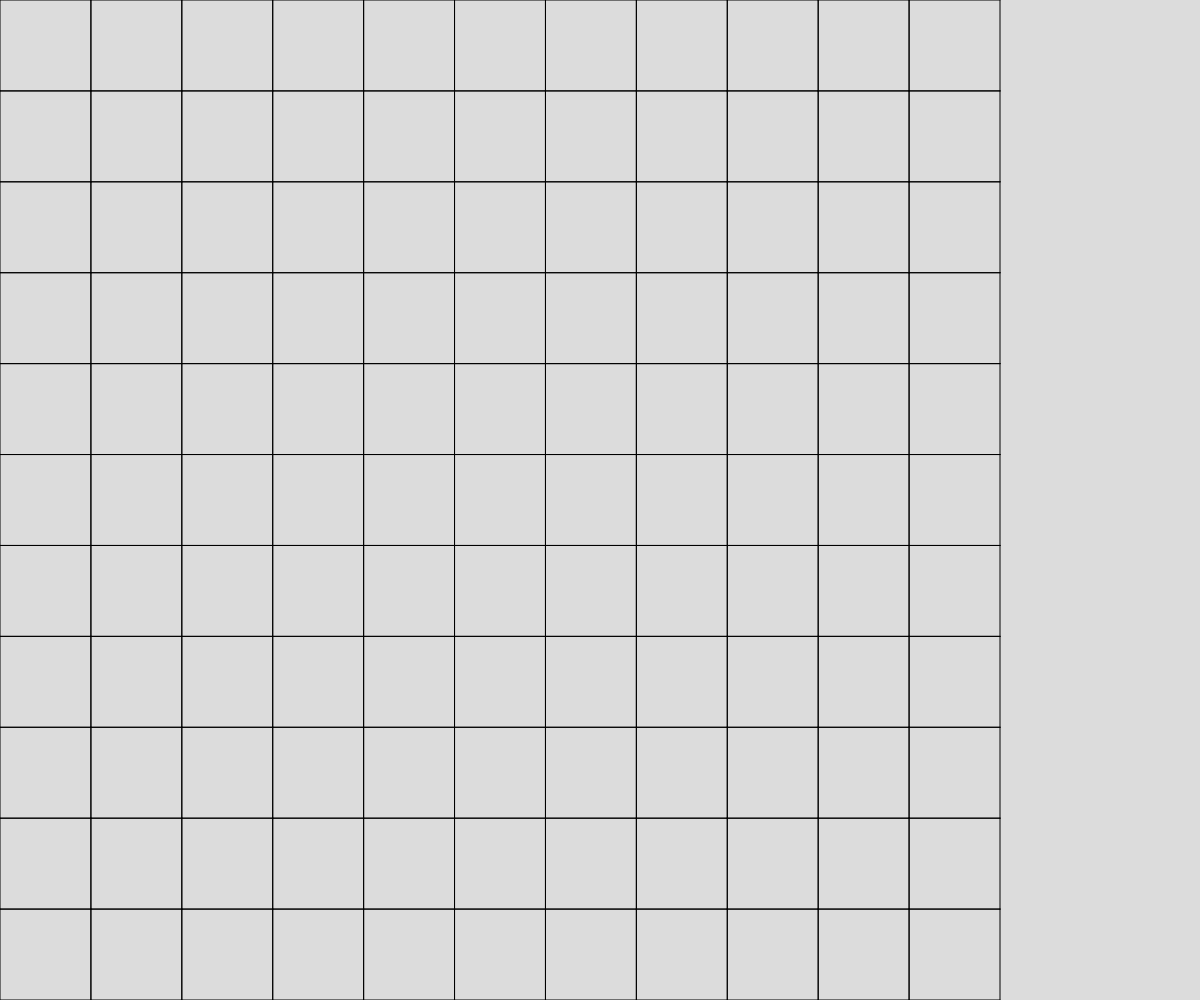
Frame 1 (no input)
Frame 60 (no input): identical to frame 1, image omitted
Frame 120 (the mouse pressed at the canvas centre since frame 60): identical to frame 1, image omitted

The p5.js sketch that drew this single still picture (run headless with seeded random() and noise() and a simulated clock; from frame 60 on, the mouse is pressed at the canvas centre):

// p5.js sketch
// ── sketch.js
// 2d-array assignment
// Faith
// april 6th
//
// Extra for Experts:
//
/////////////////////////////////////////////////////////

const ROWS = 11;
const COLS = 11;
let grid;
let cellSize;

let visited = [];
let neibours = [];


let current;
let oldSpot;





function setup() {
  createCanvas(windowWidth, windowHeight);
  background(220);

  if(width < height){
    cellSize = width/ROWS;
  }
  else{
    cellSize = height/ROWS;
  }

  grid = createRandom2darray();

  // createRandomMaze();
  

  let firstX = round(random(COLS-1));
  let firstY = round(random(COLS-1));
  current = []
  
  current.push(firstX);
  current.push(firstY);
  visited.push(current);
  grid[firstX][firstY].inmaze = true;
  grid[firstX][firstY].here = true;
  displayGrid(grid);
}

function draw() {
  
  
}

function keyTyped(){
  if (key === " "){
    nextTurn()
  }
}

function nextTurn(){
  background(255);
  grid[current[0]][current[1]].here = false;
  checkNeighbors(current[0], current[1]);
  pickNeibour();
  grid[current[0]][current[1]].here = true;
  displayGrid(grid);

}
function createRandom2darray(){
  let newGrid = [];
  for (let x =0; x< ROWS; x++){
    newGrid.push([]);
    for(let y = 0; y< COLS; y++){
      let square = {
        side1: 1,
        side2: 1,
        side3: 1,
        side4: 1,
        inmaze: false,
        here: false,
      };
      newGrid[x].push(square);
    }
    
  }
  return newGrid;

}




function displayGrid(grid){
  fill("black");
  for(let y = 0; y<ROWS; y++){
    for(let x= 0; x<COLS; x++){
      if(grid[x][y].side1 === 1){
        line(x*cellSize , y*cellSize , x*cellSize +cellSize, y*cellSize );
      }
      if (grid[x][y].side2 === 1){
        line(x*cellSize + cellSize, y*cellSize , x*cellSize + cellSize, y*cellSize + cellSize);  
      }
      if (grid[x][y].side3 === 1){
        line(x*cellSize, y*cellSize + cellSize, x*cellSize + cellSize, y*cellSize + cellSize);  
      }
      if (grid[x][y].side4 === 1){
        line(x*cellSize, y*cellSize + cellSize, x*cellSize , y*cellSize);  
      }
      
      
    }
  }
}

function createRandomMaze(){
// pick a random place
  let firstX = round(random(COLS-1));
  let firstY = round(random(COLS-1));
  current = []
  
  current.push(firstX);
  current.push(firstY);
  visited.push(current);
  grid[firstX][firstY].inmaze = true;
  

  

  let stop = 0;
  while (stop === 0){
    let count = 0;
    for (let x = 0; x < COLS; x++){
      for (let y = 0; y < COLS; y++){
        if (grid[x][y].inmaze === false){
          count ++
        }
      }
    }
    if (count === 0){
      stop = 1;
    }
    checkNeighbors(current[0], current[1]);
    pickNeibour();

  }
}

function checkNeighbors(x,y){
  neibours = [];
  if (x-1 >=0 && grid[x-1][y].inmaze === false){
    let place = [];
    place.push(x-1);
    place.push(y);
    neibours.push(place);
  }
  if (x + 1 < COLS   && grid[x+1][y].inmaze === false){
    let place = []
    place.push(x+1);
    place.push(y);
    neibours.push(place);
  }
  if (y-1 >= 0 && grid[x][y-1].inmaze === false){
    let place = [];
    place.push(x);
    place.push(y-1);
    neibours.push(place);
  }
  if (y+1 < ROWS  && grid[x][y+1].inmaze === false){
    let place = [];
    place.push(x);
    place.push(y+1);
    neibours.push(place);
  }
}

function pickNeibour(){
  let rannum = random(100);
  if (neibours.length === 4){
    if (rannum > 75){
      thisNeibour(neibours[0][0], neibours[0][1]);
      
    }
    else if (rannum > 50){
      thisNeibour(neibours[1][0], neibours[1][1]);
      
    }
    else if (rannum > 25){
      thisNeibour(neibours[2][0], neibours[2][1]);
      
    }
    else {
      thisNeibour(neibours[3][0], neibours[3][1]);
      
    }
  }
  else if (neibours.length === 3){
    if (rannum > 66){
      thisNeibour(neibours[0][0], neibours[0][1]);
      
    }
    else if (rannum > 33){
      thisNeibour(neibours[1][0], neibours[1][1]);
      
    }
    else{
      thisNeibour(neibours[2][0], neibours[2][1]);
      
    }
  }
  else if (neibours.length === 2){
    if ( rannum > 50){
      thisNeibour(neibours[0][0], neibours[0][1]);
      
    }
    else{
      thisNeibour(neibours[1][0], neibours[1][1]);
      
    }
  }
  else if (neibours.length === 1){
    thisNeibour(neibours[0][0], neibours[0][1]);
    
  }
  else{
    current = visited.pop();
  }
}

function thisNeibour(x,y){
  visited.push(current);
  let newPlace = [];
  newPlace.push(x);
  newPlace.push(y);
  removeWalls(current[0], current[1], x, y);
  current = newPlace;
  grid[current[0]][current[1]].inmaze = true;
}

function removeWalls(currentX, currentY, newX, newY){
  let direction = "";
  if (currentX !== newX){
    if (currentX - 1 === newX){
      direction = "left";
    }
    if (currentX + 1 === newX){
      direction = "right";
    }
  }
  if (currentY !== newY){
    if (currentY -1 === newY){
      direction = "up";
    }
    if (currentY +1 === newY){
      direction = "down"
    }
  }

  if (direction === "up"){
    grid[currentX][currentY].side1 = 0;
    grid[currentX][currentY -1].side3 = 0;
  }
  else if (direction === "right"){
    grid[currentX][currentY].side2 = 0;
    grid[currentX + 1][currentY].side4 = 0;
    
  }
  else if (direction === "down"){
    grid[currentX][currentY].side3 = 0;
    grid[currentX][currentY+1].side1 = 0;
  }
  else if (direction === "left"){
    grid[currentX][currentY].side4 = 0;
    grid[currentX-1][currentY].side2 = 0;
  }
}
